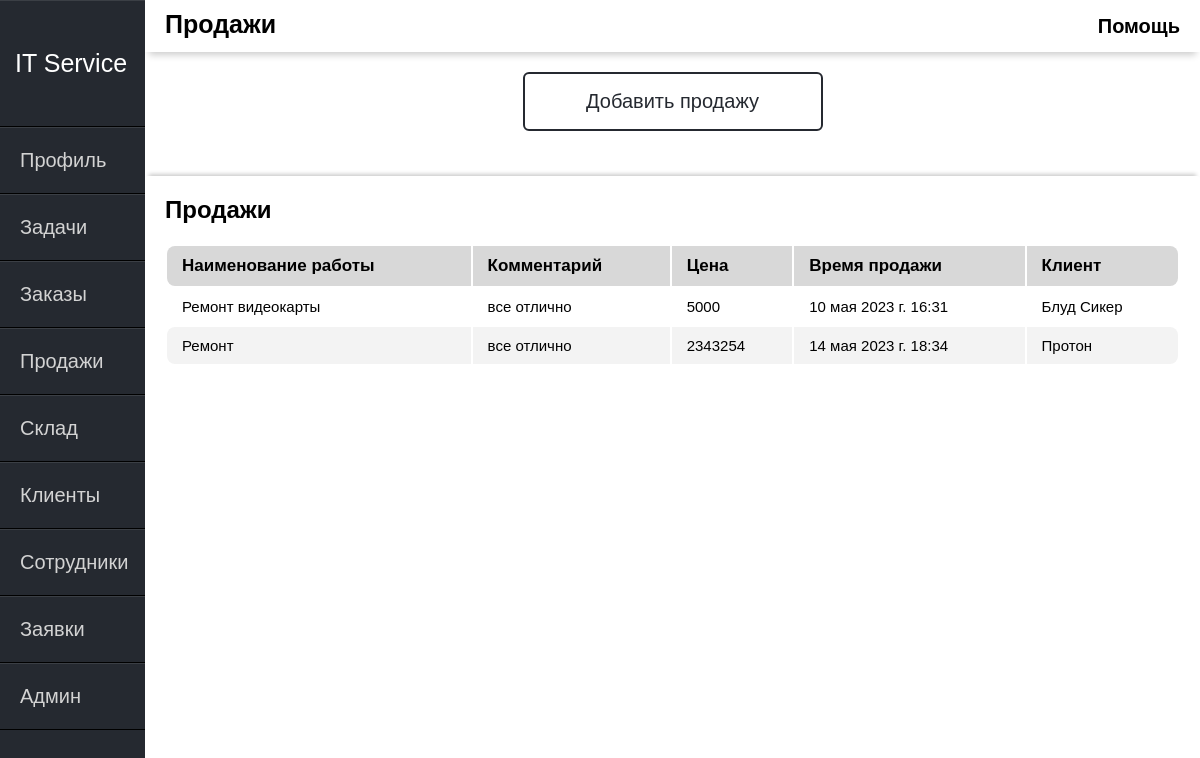
The app's page /sales/ (signed in), older data.
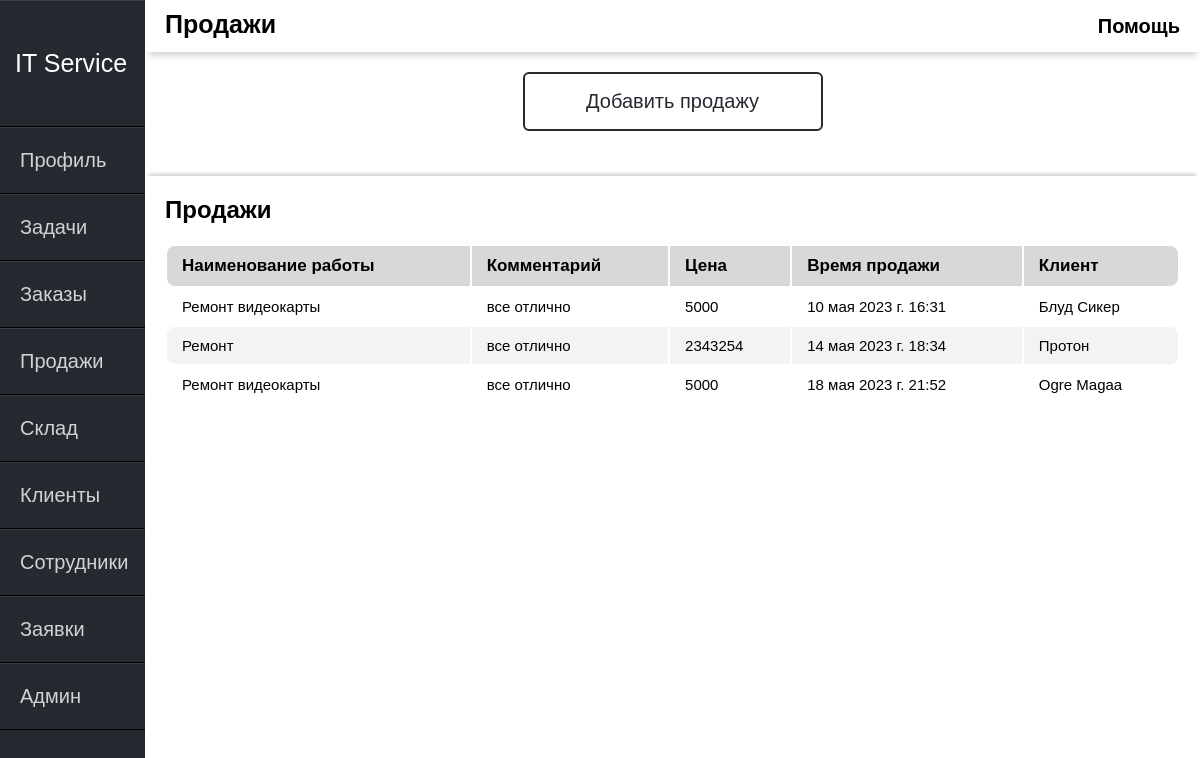
The same page, newer data.
### itservice/models.py (models this page shows, shortened)
class sales(models.Model):
    sales_name = models.CharField(max_length=100, verbose_name="Наименование работы")
    sales_comment = models.CharField(max_length=100, verbose_name="Комментарий")
    sales_price = models.CharField(max_length=100, verbose_name="Цена")
    sales_time = models.DateTimeField(default=datetime.today, verbose_name="Время продажи")
    sales_client = models.ForeignKey(client, on_delete=models.PROTECT)

class client(models.Model):
    Type = (
        ('Компания', 'Компания'),
        ('Физ.Лицо', 'Физ.Лицо')
    )
    Found = (
        ('Знакомые', 'Знакомые'),
        ('Интернет', 'Интернет'),
        ('Реклама', 'Реклама')
    )
    client_type = models.CharField(max_length=15, choices=Type,
                                   default='Физ.лицо', verbose_name="Тип клиента")
    client_name = models.CharField(max_length=50, verbose_name="Имя клиента")
    client_phone = models.CharField(max_length=40, verbose_name="Номер телефона")
    client_email = models.CharField(max_length=100, verbose_name="Email")
    client_address = models.CharField(max_length=50, verbose_name="Адрес")
    client_found = models.CharField(max_length=15, choices=Found, default='Знакомые',
                                    verbose_name="Откуда клиент узнал о нас?")
    def __str__(self):
        return self.client_name

### itservice/views.py (the view)
# urls.py: path('sales/', views.Sales, name="sales"),
def Sales(request):
    if request.method == 'POST':
        form_sales = AddSalesFrom(request.POST)
        if form_sales.is_valid():
            form_sales.save()
            return redirect('sales')
    else:
        form_sales = AddSalesFrom()
    sale = sales.objects.all()
    return render(request, 'itservice/sales.html', {'sale': sale, 'form': form_sales})

### itservice/templates/itservice/sales.html (shortened to what this page needs)
{% extends 'itservice/main.html' %}
{% block content %}
<div class="header-name">
    Продажи
</div>
 <div class="help">
    <span class="tooltip" data-title="Это окно ваших продаж.
    Продавайте товары, отслеживайте их оборот и анализируйте доход.">Помощь</span>
 </div>
{% endblock %}
{% block content1 %}
<div class="main-window">
     {% if user.user_role == 'Администратор' or user.user_role == 'Менеджер' %}
  <button class="btn" id="open">Добавить продажу</button>
  {% else %}
  <div class="order_"></div>
  {%endif%}
<div class="ok"></div>
    <div class="warpper">
        <div class="panels">
            <div class="panel-title">Продажи</div>
            <table class="table">
                <thead>
                <tr>
                    <th>Наименование работы</th>
                    <th>Комментарий</th>
                    <th>Цена</th>
                    <th>Время продажи</th>
                    <th>Клиент</th>
                </tr>
                </thead>
                <tbody>
                {% for s in sale%}
                <a href="{% url 'sales' %}">
                    <tr>
                        <td>{{s.sales_name}}</td>
                        <td>{{s.sales_comment}}</td>
                        <td>{{s.sales_price}}</td>
                        <td>{{s.sales_time}}</td>
                        <td>{{s.sales_client}}</td>
                    </tr>
                </a>
                {% endfor %}
                </tbody>
            </table>
        </div>
    </div>
</div>
{% endblock %}

Row changes from the older to the newer data that the page shows:
added sales: sales_name "Ремонт видеокарты", sales_comment "все отлично", sales_price "5000", sales_time "18 мая 2023 г. 21:52", sales_client "Ogre Magaa"
